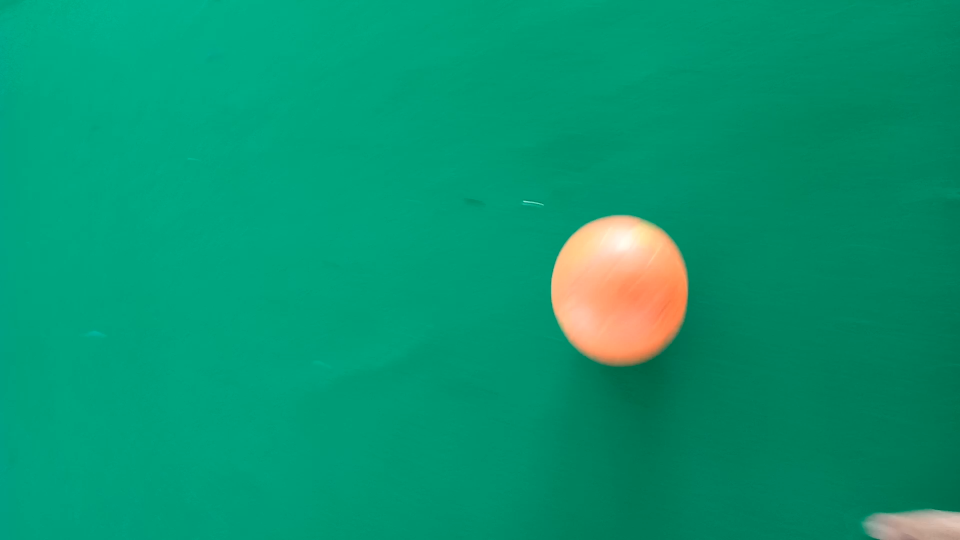
#> input picture openCV/images/bola.png, 1920 x 1080 px (shown at 1/2 size)
$ python day1-2.py
#> lines starting #> are read from the running program, lines starting #| are printed output that depends on the picture; after the words box and inside, x2 and y2 are one past the last pixel; in counts of white or black regions, pixels touching at a corner belong together
import cv2 as cv

def main():
    image = cv.imread("images/bola.png")
#> image is the input picture: shape (1080, 1920, 3); mean B, G, R 113.4, 150.2, 8.8
    dimensi = (int(image.shape[1]*0.5), int(image.shape[0]*0.5))
#> dimensi = (960, 540)
    image_resize = (cv.resize(image, dimensi))
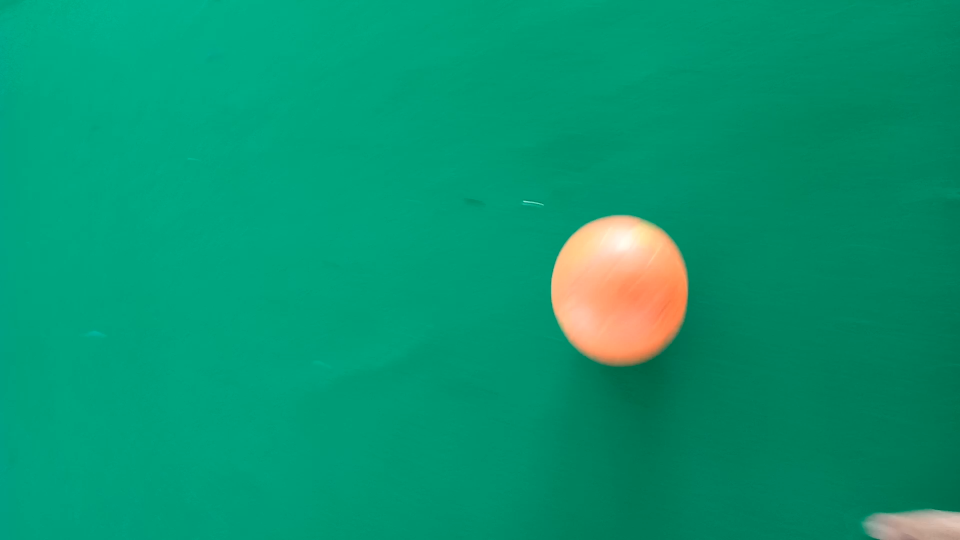
#> image_resize: shape (540, 960, 3); mean B, G, R 113.5, 150.3, 8.8
    image_hsv = cv.cvtColor(image_resize, cv.COLOR_BGR2HSV)
#> image_hsv: shape (540, 960, 3); mean H, S, V 80.1, 249.6, 152.7
    L_H = 0
    U_H = 68
    L_S = 9
    U_S = 246
    L_V = 241
    U_V = 255
    thresh = cv.inRange(image_hsv, (L_H, L_S, L_V), (U_H, U_S, U_V))
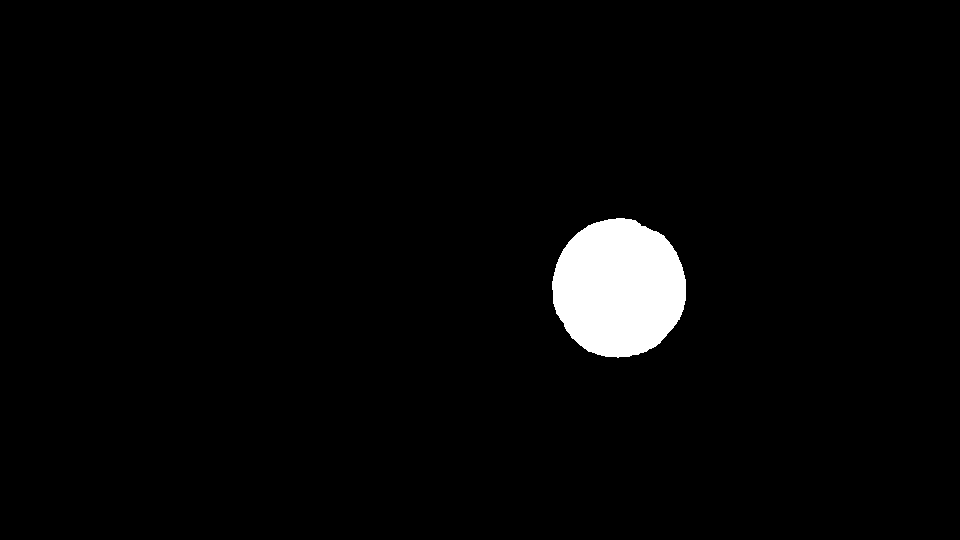
#> thresh: shape (540, 960); 2.8% white; 1 white region, box (x1, y1, x2, y2) and area: (552, 218, 686, 358) 14574
    cv.imshow("jendela saya", thresh)
    cv.waitKey(0)

if __name__ == '__main__':
    main()
